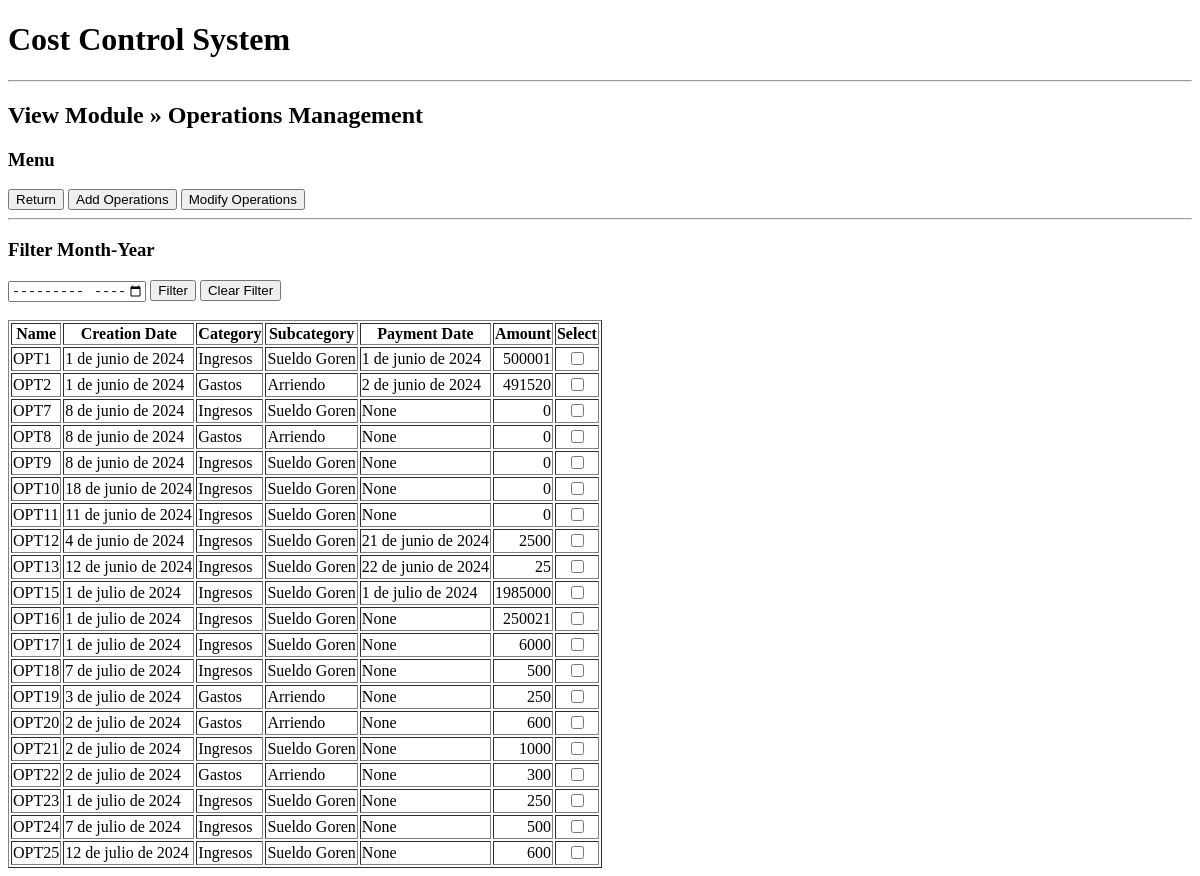
Page /entry/ on the earlier database version.
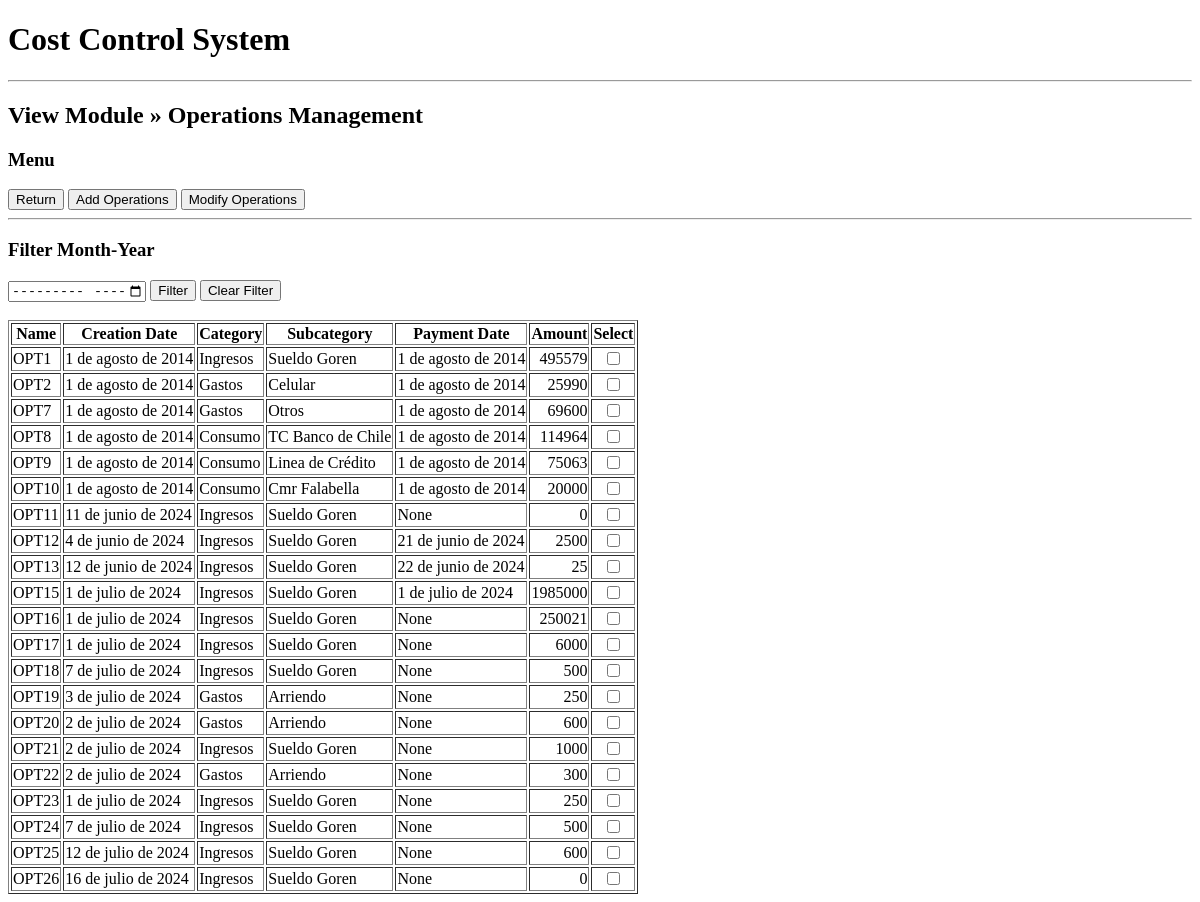
Same page on the later database version.
### TRANSACTION/models.py (models this page shows, shortened)
class Operaciones(models.Model):
    name = models.CharField(max_length=100, blank=True, null=True,default='OPT')
    fecha_creacion = models.DateField(null=False, blank=False)
    category = models.ForeignKey(Category, on_delete=models.SET_NULL, null = True)
    subcategory = models.ForeignKey(Subcategory, on_delete=models.SET_NULL, null = True)
    fecha_pago = models.DateField(null=True, blank=True)
    monto =  models.PositiveIntegerField(default=0)

class Category(models.Model):
    name = models.CharField(max_length=30)
    def __str__(self):
        return self.name

class Subcategory(models.Model):
    category = models.ForeignKey(Category, on_delete = models.CASCADE)
    name = models.CharField(max_length=30)
    multiplicador = models.IntegerField(choices=((1,'+'), (-1, '-')),default=1)
    def __str__(self):
        return self.name

### TRANSACTION/views.py (the view, shortened to what this page needs)
# urls.py: path('entry/', views.OperacionesListView.as_view(), name='operation_changelist'),
class OperacionesListView(ListView):
      model = Operaciones
      form_class = OperacionesForm
      context_object_name = 'operations'
      template_name ='TRANSACTION/operaciones_list.html'
      def get_queryset(self):
         queryset = super().get_queryset()
         month_filter = self.request.GET.get('month_filter')
         if month_filter:
             year, month = month_filter.split('-')
             queryset = queryset.filter(fecha_creacion__year=year, fecha_creacion__month=month)
         return queryset
      def get_context_data(self, **kwargs):
          context = super().get_context_data(**kwargs)
          current_year = datetime.datetime.now().year
          context['selected_month'] = self.request.GET.get('month_filter', '')
          context['min_date'] = '2014-09'
          context['max_date'] = f'{current_year}-12'
          return context

### templates/TRANSACTION/operaciones_list.html (shortened to what this page needs)
{% extends 'base.html' %}
{% block content %}
{% load custom_filters %}
<h2>View Module » Operations Management</h2>
<div>
    <h3>Menu</h3>
    <button onclick="redirectToPage('/')">Return</button>
    <button id="add-operations-btn" type="button" class="btn btn-primary">Add Operations</button>
    <button id="mod-operations-btn" type="button" class="btn btn-secondary">Modify Operations</button>
</div>
<hr>
<div>
    <h3>Filter Month-Year</h2>
    <form method="get" action="">
        <input type="month" name="month_filter" value="{{ selected_month }}" min="{{ min_date }}" max="{{ max_date }}">
        <button type="submit">Filter</button>
        <button type="button" id="clear-filter-btn">Clear Filter</button>
    </form>
</div>
<br>
<table border="1">
    <thead>
        <tr>
            <th>Name</th>
            <th>Creation Date</th>
            <th>Category</th>
            <th>Subcategory</th>
            <th>Payment Date</th>
            <th>Amount</th>
            <th>Select</th>
        </tr>
    </thead>
    <tbody>
        {% for operation in operations %}
            <tr>
                <td>{{ operation.name }}</td>
                <td>{{ operation.fecha_creacion }}</td>
                <td>{{ operation.category }}</td>
                <td>{{ operation.subcategory }}</td>
                <td>{{ operation.fecha_pago }}</td>
                <td class="currency-input">{{ operation.monto }}</td>
                <td class="text-center"><input type="checkbox" class="operation-checkbox" data-pk="{{ operation.pk }}"></td>
            </tr>
        {% empty %}
            <tr>
                <td colspan="7">No operations in the database. <a href="{% url 'operation_add' %}">Add the first operation</a>.</td>
            </tr>
        {% endfor %}
    </tbody>
</table>
{% endblock %}

### templates/base.html (shortened to what this page needs)
{% load static %}
<!doctype html>
<head>
</head>
<body>
    <h1>Cost Control System</h1>
    <hr>
    {% block content %}
    {% endblock %}
</body>
</html>

### templates/TRANSACTION/operaciones_list.html (style rules this page uses)
.text-center { text-align: center; }
.currency-input { text-align: right; }

Differences in the rows shown:
changed Operaciones "OPT1": fecha_creacion "1 de junio de 2024" → "1 de agosto de 2014"; fecha_pago "1 de junio de 2024" → "1 de agosto de 2014"; monto "500001" → "495579"
changed Operaciones "OPT2": fecha_creacion "1 de junio de 2024" → "1 de agosto de 2014"; subcategory "Arriendo" → "Celular"; fecha_pago "2 de junio de 2024" → "1 de agosto de 2014"; monto "491520" → "25990"
changed Operaciones "OPT7": fecha_creacion "8 de junio de 2024" → "1 de agosto de 2014"; category "Ingresos" → "Gastos"; subcategory "Sueldo Goren" → "Otros"; fecha_pago "None" → "1 de agosto de 2014"; monto "0" → "69600"
changed Operaciones "OPT8": fecha_creacion "8 de junio de 2024" → "1 de agosto de 2014"; category "Gastos" → "Consumo"; subcategory "Arriendo" → "TC Banco de Chile"; fecha_pago "None" → "1 de agosto de 2014"; monto "0" → "114964"
changed Operaciones "OPT9": fecha_creacion "8 de junio de 2024" → "1 de agosto de 2014"; category "Ingresos" → "Consumo"; subcategory "Sueldo Goren" → "Linea de Crédito"; fecha_pago "None" → "1 de agosto de 2014"; monto "0" → "75063"
changed Operaciones "OPT10": fecha_creacion "18 de junio de 2024" → "1 de agosto de 2014"; category "Ingresos" → "Consumo"; subcategory "Sueldo Goren" → "Cmr Falabella"; fecha_pago "None" → "1 de agosto de 2014"; monto "0" → "20000"
added Operaciones: name "OPT26", fecha_creacion "16 de julio de 2024", category "Ingresos", subcategory "Sueldo Goren", fecha_pago "None", monto "0"
